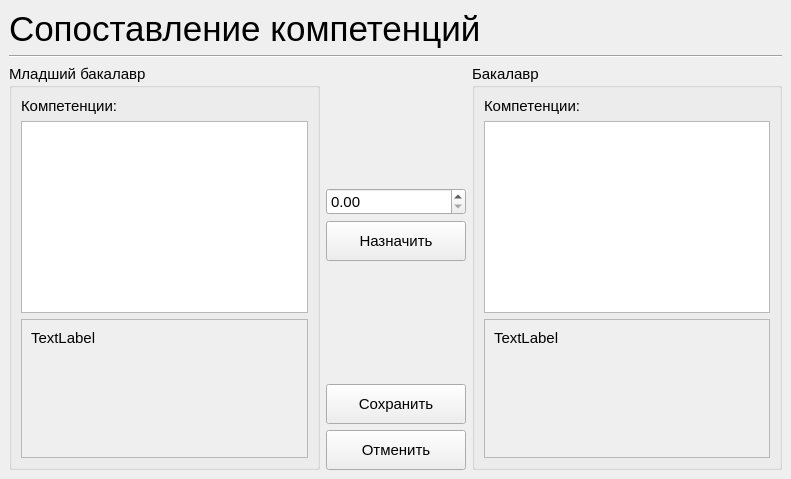
<?xml version="1.0" encoding="UTF-8"?>
<ui version="4.0">
 <class>ExpertMain</class>
 <widget class="QWidget" name="ExpertMain">
  <property name="geometry">
   <rect>
    <x>0</x>
    <y>0</y>
    <width>791</width>
    <height>479</height>
   </rect>
  </property>
  <property name="windowTitle">
   <string>Form</string>
  </property>
  <layout class="QGridLayout" name="gridLayout">
   <property name="leftMargin">
    <number>0</number>
   </property>
   <property name="topMargin">
    <number>0</number>
   </property>
   <property name="rightMargin">
    <number>0</number>
   </property>
   <property name="bottomMargin">
    <number>0</number>
   </property>
   <item row="0" column="0">
    <widget class="QStackedWidget" name="stackedWidget">
     <property name="font">
      <font>
       <pointsize>11</pointsize>
      </font>
     </property>
     <property name="currentIndex">
      <number>1</number>
     </property>
     <widget class="QWidget" name="page_StartPage">
      <layout class="QGridLayout" name="gridLayout_4">
       <item row="1" column="0" colspan="2">
        <widget class="Line" name="line">
         <property name="orientation">
          <enum>Qt::Horizontal</enum>
         </property>
        </widget>
       </item>
       <item row="2" column="0">
        <widget class="QGroupBox" name="groupBox_ListDatabases">
         <property name="sizePolicy">
          <sizepolicy hsizetype="Preferred" vsizetype="Preferred">
           <horstretch>1</horstretch>
           <verstretch>0</verstretch>
          </sizepolicy>
         </property>
         <property name="font">
          <font>
           <pointsize>11</pointsize>
          </font>
         </property>
         <property name="title">
          <string>Доступные базы данных:</string>
         </property>
         <layout class="QGridLayout" name="gridLayout_2">
          <property name="leftMargin">
           <number>0</number>
          </property>
          <property name="topMargin">
           <number>0</number>
          </property>
          <property name="rightMargin">
           <number>0</number>
          </property>
          <property name="bottomMargin">
           <number>0</number>
          </property>
          <item row="0" column="0">
           <widget class="QListWidget" name="listWidget_ListDatabases">
            <property name="editTriggers">
             <set>QAbstractItemView::NoEditTriggers</set>
            </property>
            <property name="showDropIndicator" stdset="0">
             <bool>false</bool>
            </property>
            <property name="selectionBehavior">
             <enum>QAbstractItemView::SelectRows</enum>
            </property>
           </widget>
          </item>
         </layout>
        </widget>
       </item>
       <item row="2" column="1">
        <widget class="QFrame" name="frame">
         <property name="sizePolicy">
          <sizepolicy hsizetype="Preferred" vsizetype="Preferred">
           <horstretch>3</horstretch>
           <verstretch>0</verstretch>
          </sizepolicy>
         </property>
         <property name="frameShape">
          <enum>QFrame::StyledPanel</enum>
         </property>
         <property name="frameShadow">
          <enum>QFrame::Raised</enum>
         </property>
         <layout class="QGridLayout" name="gridLayout_3">
          <item row="0" column="0">
           <widget class="QLabel" name="label_NameDB">
            <property name="font">
             <font>
              <pointsize>13</pointsize>
             </font>
            </property>
            <property name="text">
             <string>TextLabel</string>
            </property>
            <property name="wordWrap">
             <bool>true</bool>
            </property>
           </widget>
          </item>
          <item row="1" column="0" colspan="2">
           <widget class="QScrollArea" name="scrollArea_MoreInformation">
            <property name="widgetResizable">
             <bool>true</bool>
            </property>
            <widget class="QWidget" name="scrollAreaWidgetContents">
             <property name="geometry">
              <rect>
               <x>0</x>
               <y>0</y>
               <width>514</width>
               <height>309</height>
              </rect>
             </property>
             <layout class="QGridLayout" name="gridLayout_5">
              <item row="0" column="0">
               <widget class="QLabel" name="label_MoreInformation">
                <property name="text">
                 <string>TextLabel</string>
                </property>
                <property name="alignment">
                 <set>Qt::AlignLeading|Qt::AlignLeft|Qt::AlignTop</set>
                </property>
                <property name="wordWrap">
                 <bool>true</bool>
                </property>
               </widget>
              </item>
             </layout>
            </widget>
           </widget>
          </item>
          <item row="2" column="1">
           <widget class="QPushButton" name="pushButton_Open">
            <property name="sizePolicy">
             <sizepolicy hsizetype="Fixed" vsizetype="Fixed">
              <horstretch>0</horstretch>
              <verstretch>0</verstretch>
             </sizepolicy>
            </property>
            <property name="minimumSize">
             <size>
              <width>140</width>
              <height>40</height>
             </size>
            </property>
            <property name="text">
             <string>Открыть</string>
            </property>
           </widget>
          </item>
         </layout>
        </widget>
       </item>
       <item row="0" column="0" colspan="2">
        <widget class="QLabel" name="label">
         <property name="font">
          <font>
           <pointsize>26</pointsize>
          </font>
         </property>
         <property name="text">
          <string>Выбор базы данных</string>
         </property>
        </widget>
       </item>
      </layout>
     </widget>
     <widget class="QWidget" name="page_2">
      <layout class="QGridLayout" name="gridLayout_8">
       <item row="1" column="0" colspan="3">
        <widget class="Line" name="line_2">
         <property name="orientation">
          <enum>Qt::Horizontal</enum>
         </property>
        </widget>
       </item>
       <item row="0" column="0" colspan="3">
        <widget class="QLabel" name="label_2">
         <property name="font">
          <font>
           <pointsize>26</pointsize>
          </font>
         </property>
         <property name="text">
          <string>Сопоставление компетенций</string>
         </property>
        </widget>
       </item>
       <item row="3" column="1">
        <widget class="QDoubleSpinBox" name="doubleSpinBox">
         <property name="decimals">
          <number>2</number>
         </property>
         <property name="maximum">
          <double>1.000000000000000</double>
         </property>
         <property name="singleStep">
          <double>0.050000000000000</double>
         </property>
        </widget>
       </item>
       <item row="4" column="1">
        <widget class="QPushButton" name="pushButton_Set">
         <property name="minimumSize">
          <size>
           <width>140</width>
           <height>40</height>
          </size>
         </property>
         <property name="text">
          <string>Назначить</string>
         </property>
        </widget>
       </item>
       <item row="2" column="1">
        <spacer name="verticalSpacer">
         <property name="orientation">
          <enum>Qt::Vertical</enum>
         </property>
         <property name="sizeHint" stdset="0">
          <size>
           <width>20</width>
           <height>40</height>
          </size>
         </property>
        </spacer>
       </item>
       <item row="5" column="1">
        <spacer name="verticalSpacer_2">
         <property name="orientation">
          <enum>Qt::Vertical</enum>
         </property>
         <property name="sizeHint" stdset="0">
          <size>
           <width>20</width>
           <height>40</height>
          </size>
         </property>
        </spacer>
       </item>
       <item row="6" column="1">
        <widget class="QPushButton" name="pushButton_Save">
         <property name="minimumSize">
          <size>
           <width>140</width>
           <height>40</height>
          </size>
         </property>
         <property name="text">
          <string>Сохранить</string>
         </property>
        </widget>
       </item>
       <item row="7" column="1">
        <widget class="QPushButton" name="pushButton_Cancel">
         <property name="minimumSize">
          <size>
           <width>140</width>
           <height>40</height>
          </size>
         </property>
         <property name="text">
          <string>Отменить</string>
         </property>
        </widget>
       </item>
       <item row="2" column="0" rowspan="6">
        <widget class="QGroupBox" name="groupBox_Competence1">
         <property name="title">
          <string>Младший бакалавр</string>
         </property>
         <layout class="QVBoxLayout" name="verticalLayout">
          <item>
           <widget class="QLabel" name="label_3">
            <property name="text">
             <string>Компетенции:</string>
            </property>
           </widget>
          </item>
          <item>
           <widget class="QListWidget" name="listWidget_Competence1"/>
          </item>
          <item>
           <widget class="QScrollArea" name="scrollArea">
            <property name="widgetResizable">
             <bool>true</bool>
            </property>
            <widget class="QWidget" name="scrollAreaWidgetContents_2">
             <property name="geometry">
              <rect>
               <x>0</x>
               <y>0</y>
               <width>285</width>
               <height>135</height>
              </rect>
             </property>
             <layout class="QGridLayout" name="gridLayout_6">
              <item row="0" column="0">
               <widget class="QLabel" name="label_InfoCompetence1">
                <property name="text">
                 <string>TextLabel</string>
                </property>
                <property name="alignment">
                 <set>Qt::AlignLeading|Qt::AlignLeft|Qt::AlignTop</set>
                </property>
                <property name="wordWrap">
                 <bool>true</bool>
                </property>
               </widget>
              </item>
             </layout>
            </widget>
           </widget>
          </item>
         </layout>
        </widget>
       </item>
       <item row="2" column="2" rowspan="6">
        <widget class="QGroupBox" name="groupBox_Competence2">
         <property name="title">
          <string>Бакалавр</string>
         </property>
         <layout class="QVBoxLayout" name="verticalLayout_2">
          <item>
           <widget class="QLabel" name="label_4">
            <property name="text">
             <string>Компетенции:</string>
            </property>
           </widget>
          </item>
          <item>
           <widget class="QListWidget" name="listWidget_Competence2"/>
          </item>
          <item>
           <widget class="QScrollArea" name="scrollArea_2">
            <property name="widgetResizable">
             <bool>true</bool>
            </property>
            <widget class="QWidget" name="scrollAreaWidgetContents_3">
             <property name="geometry">
              <rect>
               <x>0</x>
               <y>0</y>
               <width>284</width>
               <height>135</height>
              </rect>
             </property>
             <layout class="QGridLayout" name="gridLayout_7">
              <item row="0" column="0">
               <widget class="QLabel" name="label_InfoCompetence2">
                <property name="text">
                 <string>TextLabel</string>
                </property>
                <property name="alignment">
                 <set>Qt::AlignLeading|Qt::AlignLeft|Qt::AlignTop</set>
                </property>
                <property name="wordWrap">
                 <bool>true</bool>
                </property>
               </widget>
              </item>
             </layout>
            </widget>
           </widget>
          </item>
         </layout>
        </widget>
       </item>
      </layout>
     </widget>
    </widget>
   </item>
  </layout>
 </widget>
 <resources/>
 <connections/>
</ui>
